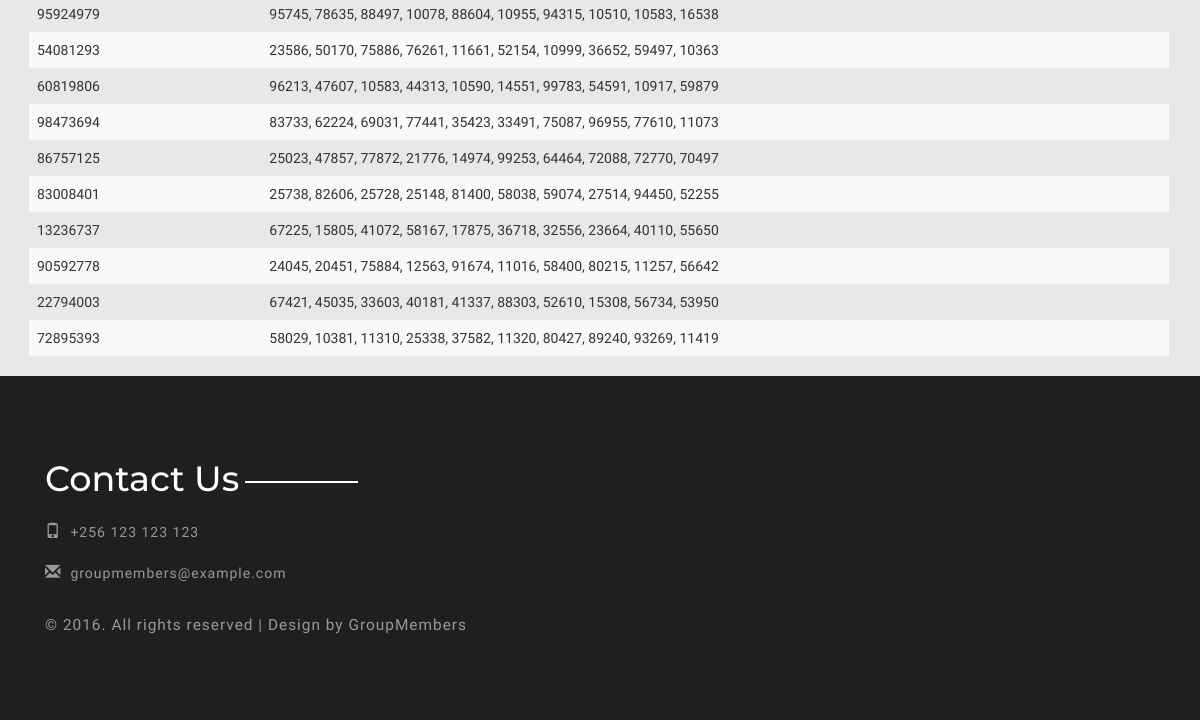
Before: / (lower part) with the older database file.
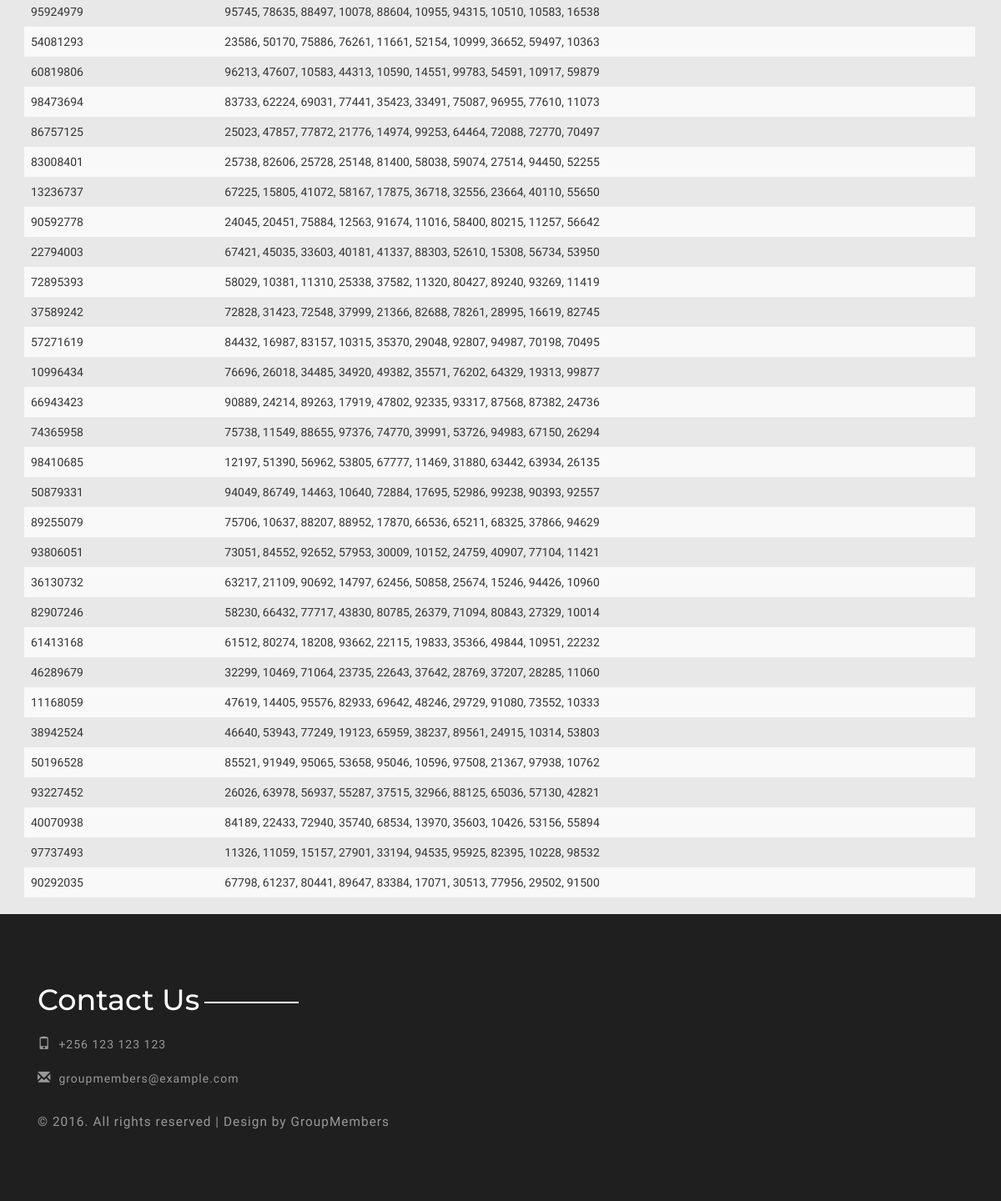
After: the same page with the newer database file.
### myapp/models.py (models this page shows)
class Student(models.Model):
    name = models.CharField(max_length=200)
    def __unicode__(self):
        return self.name

### myapp/views.py (the view)
# urls.py: url(r'^$', views.index, name='index'),
def index(request):
    students = Student.objects.all()
    receipts_list = []
    for x in range(students.count()):
        receipts_list.append(', '.join(map(str, Receipt.objects.filter(student_id=students[x].id))))
    print("receipts#")
    print(receipts_list)
    data = zip(students, receipts_list)
    testlist = [0, 1, 2, 8, 13, 17, 19, 32, 42, ]
    print(linear_search(testlist, 3))
    print(linear_search(testlist, 13))
    return render(request, 'index.html', {
        'data': data,
    })

### myapp/models.py (called while the page is built)
    def __unicode__(self):
        return str(self.number)

### myapp/views.py (called while the page is built)
def linear_search(receipts, item):
    print("started linear search")
    for x in receipts:
        print("seaching#" + str(x))
        if str(x) == str(item):
            print("found item")
            return True
    return False

### templates/index.html (shortened to what this page needs)
{% extends 'base2.html' %}
{% load static %}
{% block content %}
    <div class="services">
        <div class="container">
            <div class="servies-top dsa-margin" style="margin-left: -16px">
                <div class="us-ser">
                    <div class=" why-choose">
                        <div class="container">
                            <table class="table table-striped">
                                <tbody>
                                {% for item in data %}
                                    <tr>
                                        <td>{{ item.0 }}</td>
                                        <td>{{ item.1 }}</td>
                                    </tr>
                                {% endfor %}
                                </tbody>
                            </table>
                        </div>
                    </div>
                </div>
            </div>
        </div>
    </div>
{% endblock %}

### templates/base2.html (shortened to what this page needs)
{% load staticfiles %}
<!DOCTYPE html>
<html>
<head>
    {% block head %}
        <link href="{% static 'css/bootstrap.css' %}" rel="stylesheet" type="text/css" media="all"/>
        <link href="{% static 'css/style.css' %}" rel="stylesheet" type="text/css" media="all"/>
    {% endblock %}
</head>
<body>
{% block content %}
{% endblock %}
<div class="footer">
    <div class="container">
        <div class="col-md-6 footer-right">
            <h3>Contact Us</h3>
            <ul class="con-icons">
                <li><span class="glyphicon glyphicon-phone" aria-hidden="true"></span>+256 123 123 123</li>
                <li><a href="mailto:groupmembers@example.com"><span class="glyphicon glyphicon-envelope"
                                                                    aria-hidden="true"></span>groupmembers@example.com</a>
                </li>
            </ul>
            <p class="copy-right">© 2016. All rights reserved | Design by GroupMembers</p>
        </div>
        <div class="clearfix"></div>
    </div>
</div>
</body>
</html>

### myapp/static/css/style.css (style rules this page uses)
body { background:#fff; font-family: 'Catamaran', sans-serif; }
body a { transition: 0.5s all; -webkit-transition: 0.5s all; -o-transition: 0.5s all; -moz-transition: 0.5s all; -ms-transition: 0.5s all; }
ul { padding: 0; margin: 0; }
h1,h2,h3,h4,h5,h6,label,p { margin:0; }
.footer { background:#1F1F1F; padding:6em 0; }
.footer-left h3 ,.footer-right h3 { font-size: 2.5em; font-family: 'Montserrat', sans-serif; color: #fff; }
.footer-left h3:after ,.footer-right h3:after { content:""; display: inline-block; width: 113px; height: 2px; background-color: #fff; vertical-align: middle; margin-left: 1%; }
.copy-right { color: #999; font-size: 1.1em; margin-top: 2em; letter-spacing: 1px; }
ul.con-icons li { color: #999; list-style-type: none; font-size: 1em; margin-bottom: 1.5em; letter-spacing: 1px; }
ul.con-icons li span { font-size: 1.1em; margin-right: 9px; }
ul.con-icons li a { color: #999; text-decoration:none; }
ul.con-icons { margin:1.7em 0; }
.services { background:#E8E8E8; width: 100%; min-height: 750px; display: block; padding: 6em 0 0em; }
.why-choose { margin-top: 3em; }
.servies-top { padding:3em 0 0; }
.us-ser { margin-top: 5em; }
.dsa-margin { margin-left: 350px; }

Changed rows visible on the page:
added Student: name "37589242", item "72828, 31423, 72548, 37999, 21366, 82688, 78261, 28995, 16619, 82745"
added Student: name "57271619", item "84432, 16987, 83157, 10315, 35370, 29048, 92807, 94987, 70198, 70495"
added Student: name "10996434", item "76696, 26018, 34485, 34920, 49382, 35571, 76202, 64329, 19313, 99877"
added Student: name "66943423", item "90889, 24214, 89263, 17919, 47802, 92335, 93317, 87568, 87382, 24736"
added Student: name "74365958", item "75738, 11549, 88655, 97376, 74770, 39991, 53726, 94983, 67150, 26294"
added Student: name "98410685", item "12197, 51390, 56962, 53805, 67777, 11469, 31880, 63442, 63934, 26135"
added Student: name "50879331", item "94049, 86749, 14463, 10640, 72884, 17695, 52986, 99238, 90393, 92557"
added Student: name "89255079", item "75706, 10637, 88207, 88952, 17870, 66536, 65211, 68325, 37866, 94629"
added Student: name "93806051", item "73051, 84552, 92652, 57953, 30009, 10152, 24759, 40907, 77104, 11421"
added Student: name "36130732", item "63217, 21109, 90692, 14797, 62456, 50858, 25674, 15246, 94426, 10960"
added Student: name "82907246", item "58230, 66432, 77717, 43830, 80785, 26379, 71094, 80843, 27329, 10014"
added Student: name "61413168", item "61512, 80274, 18208, 93662, 22115, 19833, 35366, 49844, 10951, 22232"
added Student: name "46289679", item "32299, 10469, 71064, 23735, 22643, 37642, 28769, 37207, 28285, 11060"
added Student: name "11168059", item "47619, 14405, 95576, 82933, 69642, 48246, 29729, 91080, 73552, 10333"
added Student: name "38942524", item "46640, 53943, 77249, 19123, 65959, 38237, 89561, 24915, 10314, 53803"
added Student: name "50196528", item "85521, 91949, 95065, 53658, 95046, 10596, 97508, 21367, 97938, 10762"
added Student: name "93227452", item "26026, 63978, 56937, 55287, 37515, 32966, 88125, 65036, 57130, 42821"
added Student: name "40070938", item "84189, 22433, 72940, 35740, 68534, 13970, 35603, 10426, 53156, 55894"
added Student: name "97737493", item "11326, 11059, 15157, 27901, 33194, 94535, 95925, 82395, 10228, 98532"
added Student: name "90292035", item "67798, 61237, 80441, 89647, 83384, 17071, 30513, 77956, 29502, 91500"
